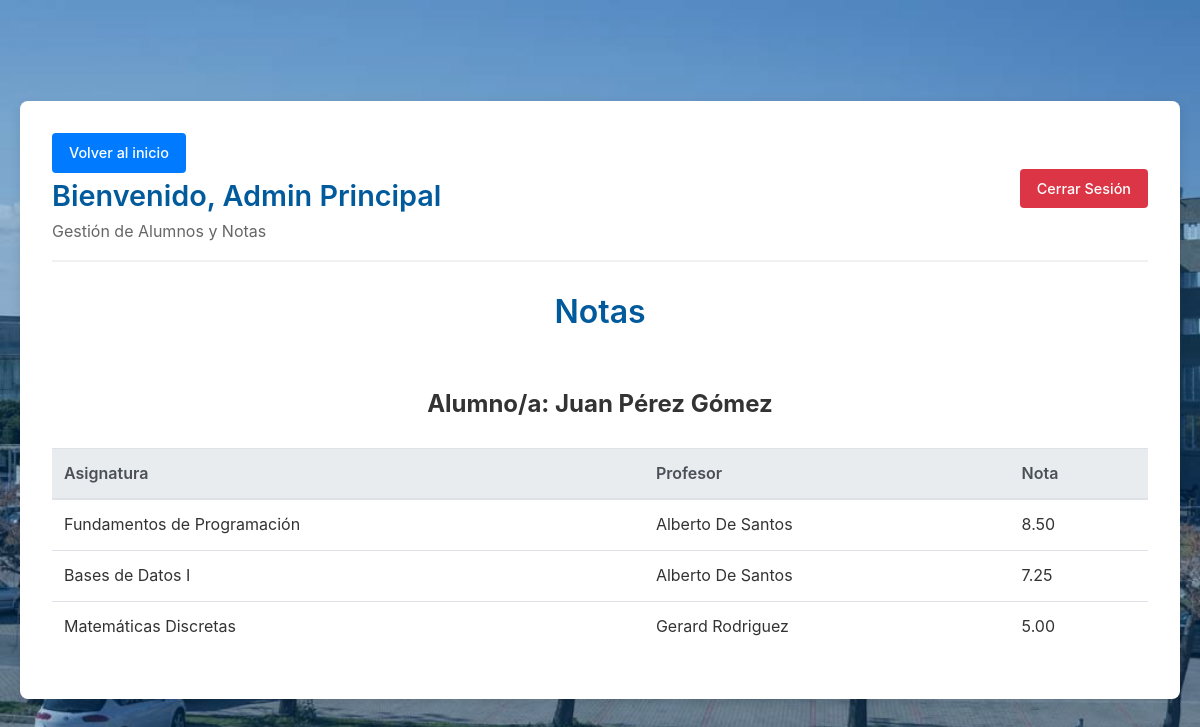
/view/ver_alumno.php?id=1 (signed in), run on the app's committed database.
### tables this page shows
CREATE TABLE IF NOT EXISTS tbl_asignaturas (
    id INT AUTO_INCREMENT PRIMARY KEY,
    nombre VARCHAR(150) NOT NULL,
    id_grado INT NOT NULL,
    curso ENUM('1','2','3','4') NOT NULL,
    creditos INT DEFAULT 6
);

CREATE TABLE IF NOT EXISTS tbl_gestores (
    id INT AUTO_INCREMENT PRIMARY KEY,
    nombre VARCHAR(100) NOT NULL,
    email VARCHAR(100) NOT NULL UNIQUE,
    password VARCHAR(255) NOT NULL,
    rol ENUM('profesor','secretaria','direccion','administrador') DEFAULT 'profesor'
);

CREATE TABLE IF NOT EXISTS tbl_notas (
    id INT AUTO_INCREMENT PRIMARY KEY,
    id_alumno INT NOT NULL,
    id_asignatura INT NOT NULL,
    convocatoria ENUM('ordinaria','extraordinaria'),
    nota DECIMAL(4,2)
);

### view/ver_alumno.php (the view, shortened to what this page needs)
<?php
if (!isset($_SESSION['logeado']) || $_SESSION['logeado'] !== true) {
    header('Location: ./login.php');
    exit();
} else {
    if (!isset($_GET['id'])) {
        header('Location: ./index.php?error=Necesitas el id del alumno para ver sus notas');
        exit();
    } else {
        require_once '../conexion/connection.php';
        $id_alumno = $_GET['id'];
        $sql = "SELECT CONCAT(ta.nombre, ' ', ta.apellido1, ' ', ta.apellido2) AS nombre, tas.nombre AS asignatura, tn.nota as nota, tg.nombre AS profesor FROM tbl_alumnos ta INNER JOIN tbl_notas tn ON ta.id = tn.id_alumno Inner Join tbl_asignaturas tas ON tn.id_asignatura = tas.id INNER JOIN tbl_profesor_asignatura tpa on tas.id = tpa.id_asignatura INNER JOIN tbl_gestores tg ON tpa.id_profesor = tg.id WHERE ta.id = ? and tn.nota IS NOT NULL";
        $stmt = $conn->prepare($sql);
        $stmt->execute([$id_alumno]);
        $alumno = $stmt->fetchAll(PDO::FETCH_ASSOC);
?>
        <!DOCTYPE html>
        <html lang="es">
        <head>
            <link rel="stylesheet" href="../css/style.css">
        </head>
        <body>
            <div class="dashboard-container">
                <div class="dashboard-header">
                    <div>
                        <a class="btn btn-primary" href="../index.php">Volver al inicio</a>
                        <h1>Bienvenido, <?php echo $_SESSION['user_nombre']; ?></h1>
                        <p>Gestión de Alumnos y Notas</p>
                    </div>
                    <div>
                        <a href="./proc/logout.php" class="btn btn-danger">Cerrar Sesión</a>
                    </div>
                </div>
                <h1>Notas</h1>
                <?php if (count($alumno) > 0): ?>
                    <h2 class="centrar">Alumno/a: <?php echo htmlspecialchars($alumno[0]['nombre']); ?></h2>
                    <div class="table-responsive">
                        <table class="table">
                            <thead>
                                <tr>
                                    <th class="centrar">Asignatura</th>
                                    <th class="centrar">Profesor</th>
                                    <th class="centrar">Nota</th>
                                </tr>
                            </thead>
                            <tbody>
                                <?php foreach ($alumno as $nota): ?>
                                    <tr>
                                        <td><?php echo htmlspecialchars($nota['asignatura']); ?></td>
                                        <td><?php echo htmlspecialchars($nota['profesor']); ?></td>
                                        <td><?php echo htmlspecialchars($nota['nota']); ?></td>
                                    </tr>
                                <?php endforeach; ?>
                            </tbody>
                        </table>
                    </div>
                <?php else: ?>
                    <p>No tiene notas registradas.</p>
                <?php endif; ?>
        </body>
        </html>
<?php
    }
}
?>

### css/style.css (style rules this page uses)
* { margin: 0; padding: 0; box-sizing: border-box; }
body { font-family: -apple-system, BlinkMacSystemFont, "Segoe UI", Roboto, Helvetica, Arial, sans-serif; color: #333; line-height: 1.6; background-color: #f4f7f6; background-image: linear-gradient(rgba(0, 90, 156, 0.3), rgba(0, 90, 156, 0.3)), url('../img/escuela.jpg'); background-size: cover; background-position: center center; background-repeat: no-repeat; background-attachment: fixed; display: flex; justify-content: center; align-items: center; min-height: 100vh; padding: 20px; }
.centrar { text-align: center; }
h1 { text-align: center; color: #005A9C; margin-bottom: 1.5rem; font-weight: 600; }
a { color: #007BFF; text-decoration: none; transition: color 0.3s ease; }
.dashboard-container { width: 100%; max-width: 1200px; background: #fff; border-radius: 8px; box-shadow: 0 4px 12px rgba(0, 0, 0, 0.1); padding: 2rem; margin: 2rem auto; display: flex; flex-direction: column; gap: 1.5rem; }
.dashboard-header { display: flex; justify-content: space-between; align-items: center; border-bottom: 2px solid #f1f1f1; padding-bottom: 1rem; flex-wrap: wrap; gap: 1rem; }
.dashboard-header h1 { margin: 0; text-align: left; font-size: 1.8rem; }
.dashboard-header p { color: #666; margin: 0; }
.btn { display: inline-block; padding: 0.5rem 1rem; border-radius: 4px; text-decoration: none; font-weight: 500; cursor: pointer; transition: background-color 0.2s; border: 1px solid transparent; font-size: 0.9rem; text-align: center; font-family: inherit; line-height: 1.5; vertical-align: middle; }
.btn-primary { background-color: #007BFF; color: white; }
.btn-danger { background-color: #dc3545; color: white; }
.table-responsive { overflow-x: auto; }
.table { width: 100%; border-collapse: collapse; margin-bottom: 1rem; background-color: transparent; }
.table th, .table td { padding: 0.75rem; vertical-align: top; border-top: 1px solid #dee2e6; text-align: left; }
.table th { vertical-align: bottom; border-bottom: 2px solid #dee2e6; background-color: #e9ecef; color: #495057; font-weight: 600; }
.table tbody tr { animation: fadeInUp 0.5s ease-out backwards; }
.table tbody tr:nth-child(1) { animation-delay: 0.1s; }
.table tbody tr:nth-child(2) { animation-delay: 0.2s; }
.table tbody tr:nth-child(3) { animation-delay: 0.3s; }

### data on the page
tbl_asignaturas: nombre "Fundamentos de Programación", tbl_gestores.nombre "Alberto De Santos", tbl_notas.nota "8.50"
tbl_asignaturas: nombre "Bases de Datos I", tbl_gestores.nombre "Alberto De Santos", tbl_notas.nota "7.25"
tbl_asignaturas: nombre "Matemáticas Discretas", tbl_gestores.nombre "Gerard Rodriguez", tbl_notas.nota "5.00"

### other printed values
$_SESSION['user_nombre'] "Admin Principal"
$alumno[0]['nombre'] "Juan Pérez Gómez"
